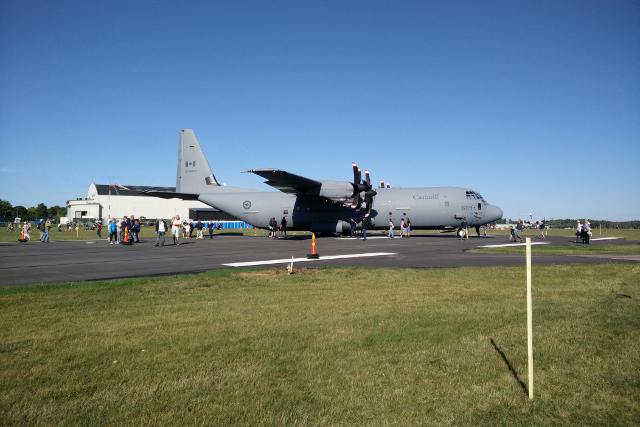
#> input picture lab5/plane.jpg, 640 x 427 px
$ python lab5a.py
#> lines starting #> are read from the running program, lines starting #| are printed output that depends on the picture
### lab5/cvlib.py
"""cvlib module, helper functions for image and tuple manipulation."""

import cv2
import numpy

# ------------------------------------------
#  Helper functions
# ------------------------------------------


# [15 lines left out: functions multiply_tuple, add_tuples, not called in this run]


# -------------------------------------------
#  Converting between python list and images
# -------------------------------------------


def rgblist_to_cvimg(lst, height, width):
    """Return a width x height OpenCV image with specified pixels."""
    # A 3d array that will contain the image data
    img = numpy.zeros((height, width, 3), numpy.uint8)

    for x in range(0, width):
        for y in range(0, height):
            pixel = lst[y * width + x]
            img[y, x, 0] = pixel[0]
            img[y, x, 1] = pixel[1]
            img[y, x, 2] = pixel[2]

    return img


# [9 lines left out: function greyscale_list_to_cvimg, not called in this run]

### lab5/lab5a.py
from math import pi, e
import cv2
import numpy
from cvlib import rgblist_to_cvimg

image = cv2.imread("plane.jpg")
#> image is the input picture: shape (427, 640, 3); mean B, G, R 131, 123.9, 105.4


def cvimg_to_list(img: numpy.ndarray) -> list[tuple[int, int, int]]:
    """Convert an OpenCV image array into a flat list of BGR pixel tuples.

    Args:
        img (numpy.ndarray): The image array in BGR color order.
            Shape is (rows, cols), where each element contains integer values
            (0-255).

    Returns:
        list[tuple[int, int, int]]: A flat list of length rows*cols,
            where each element is a pixel represented as (B, G, R).
            Pixels are ordered row by row: top-to-bottom, left-to-right.
    """
    img_list = []

    for row in img:
        for pixel in row:
            img_list.append((int(pixel[0]), int(pixel[1]), int(pixel[2])))
#> after the loop, img_list = 273280 items

    return img_list


def unsharp_mask(n: int) -> list:
    """Generate a 2D unsharp mask kernel of size n x n.

    The kernel is centered at (0, 0), where it's set to 1.5, and uses a
    negative Gaussian function to define all others values except the center.

    Args:
        n (int): A number to serve as a parameter to the size of the matrix
            that the function will return.

    Returns:
        list: A matrix to serve as a unsharping mask. Each element was
            determined with help of Negative Gaussian Blur formula.
    """

    # Creates an extern list to be returned further.
    matrix = []

    # Determines a range of numbers based on the parameter integer n
    if n % 2 == 0:
        coord_values = range(-(n // 2), n // 2)
    else:
        coord_values = range(-(n // 2), (n // 2) + 1)

    # inner list representing one image row
    row = []
    for v1 in coord_values:
        for v2 in coord_values:
            # pixel in position (0,0) will always be 1.5
            if v1 == v2 == 0:
                row.append(1.5)
            else:
                # constant that can easily be changed
                S = 4.5

                # divides the formula in parts to be easily readable
                constant = -(1 / (2 * pi * S**2))
                exp_part = e ** (-(v1**2 + v2**2) / (2 * S**2))
                gauss_value = constant * exp_part

                row.append(gauss_value)

        # append the current row to the matrix and start a new row
        matrix.append(row)
        row = []

    return matrix


if __name__ == "__main__":
    image_list = cvimg_to_list(image)
#> image_list = 273280 items
    converted_img = rgblist_to_cvimg(
        image_list, image.shape[0], image.shape[1]
    )
    cv2.imshow("converted", converted_img)
    cv2.waitKey(0)

    image = cv2.imread("plane.jpg")
    kernel = numpy.array(unsharp_mask(11))
    filtered_image = cv2.filter2D(image, -1, kernel)
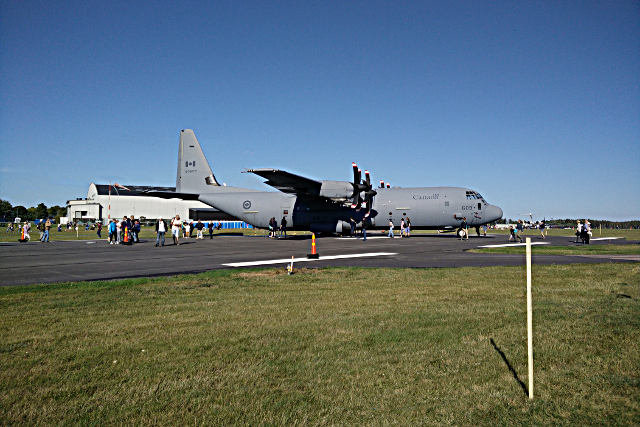
#> filtered_image: shape (427, 640, 3); mean B, G, R 118.1, 111.7, 95.1
    cv2.imshow("filtered", filtered_image)
    cv2.waitKey(0)

$ run again, with lab5/flowers.jpg copied over lab5/plane.jpg
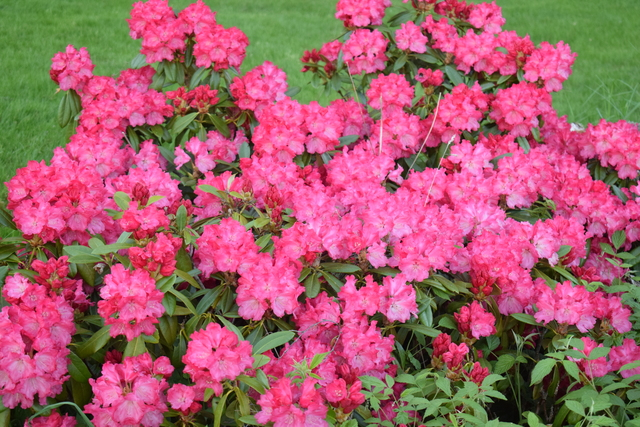
#> input picture lab5/flowers.jpg, 640 x 427 px
#> image is the input picture: shape (427, 640, 3); mean B, G, R 108.5, 96.2, 166.7
#> after the loop in cvimg_to_list, `for row in img:`: img_list = 273280 items
#> `filtered_image = cv2.filter2D(image, -1, kernel)`:
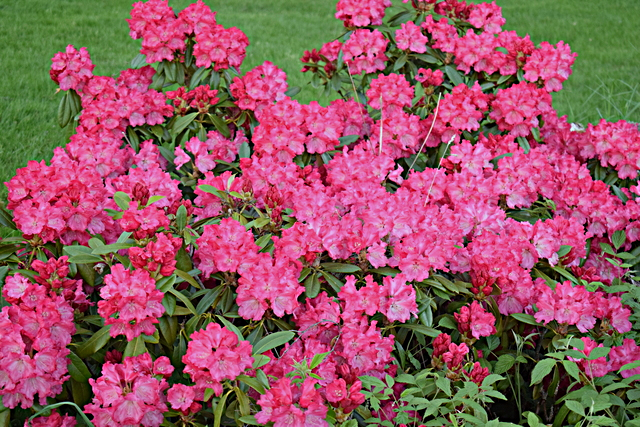
#> filtered_image: shape (427, 640, 3); mean B, G, R 98.3, 87, 150.2

$ run again, with lab5/gradient.jpg copied over lab5/plane.jpg
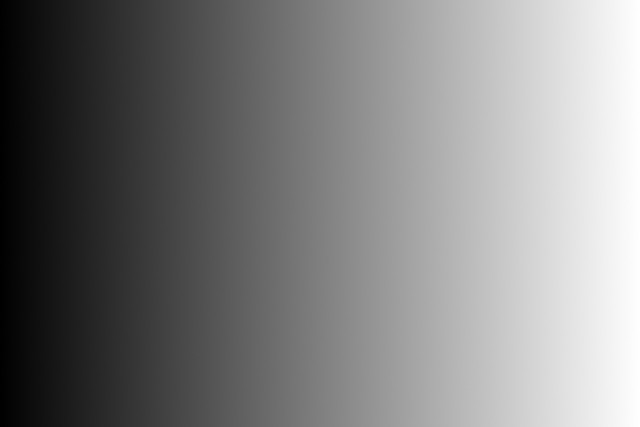
#> input picture lab5/gradient.jpg, 640 x 427 px
#> image is the input picture: shape (427, 640, 3); min 0, max 255, mean 127.3
#> after the loop in cvimg_to_list, `for row in img:`: img_list = 273280 items
#> `filtered_image = cv2.filter2D(image, -1, kernel)`:
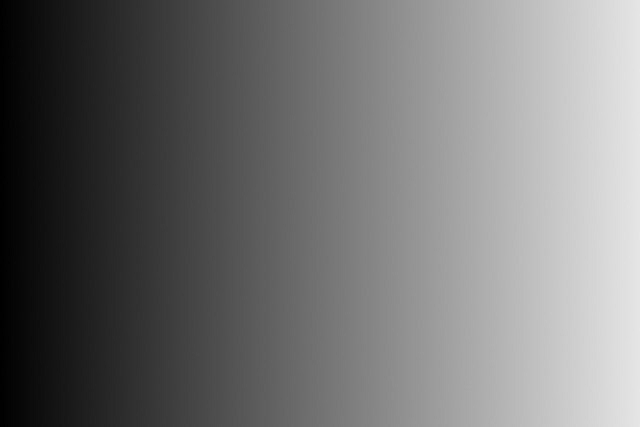
#> filtered_image: shape (427, 640, 3); min 0, max 231, mean 114.6

$ run again, with lab5/image.jpeg copied over lab5/plane.jpg
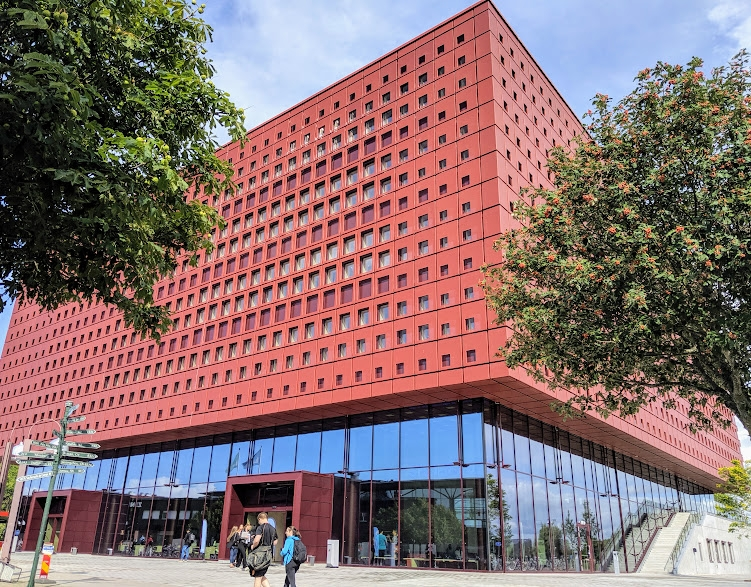
#> input picture lab5/image.jpeg, 751 x 587 px
#> image is the input picture: shape (587, 751, 3); mean B, G, R 111.7, 111.5, 135.5
#> after the loop in cvimg_to_list, `for row in img:`: img_list = 440837 items
#> `filtered_image = cv2.filter2D(image, -1, kernel)`:
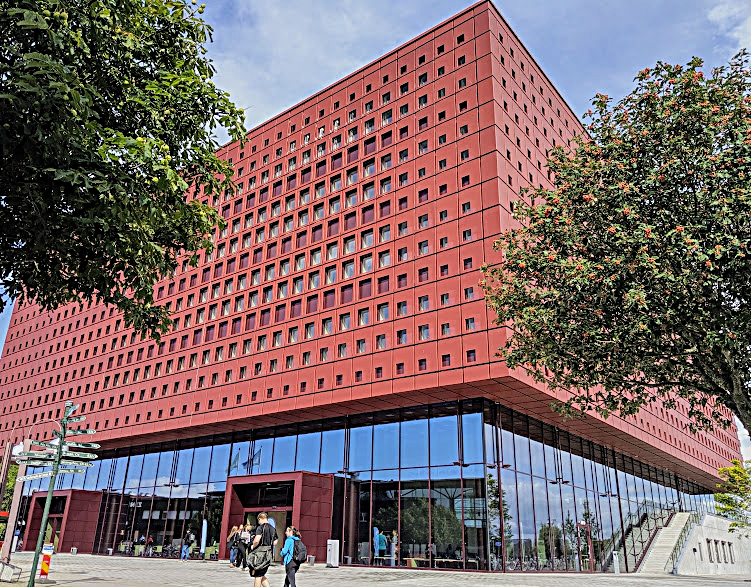
#> filtered_image: shape (587, 751, 3); mean B, G, R 103.4, 103.2, 124.2
